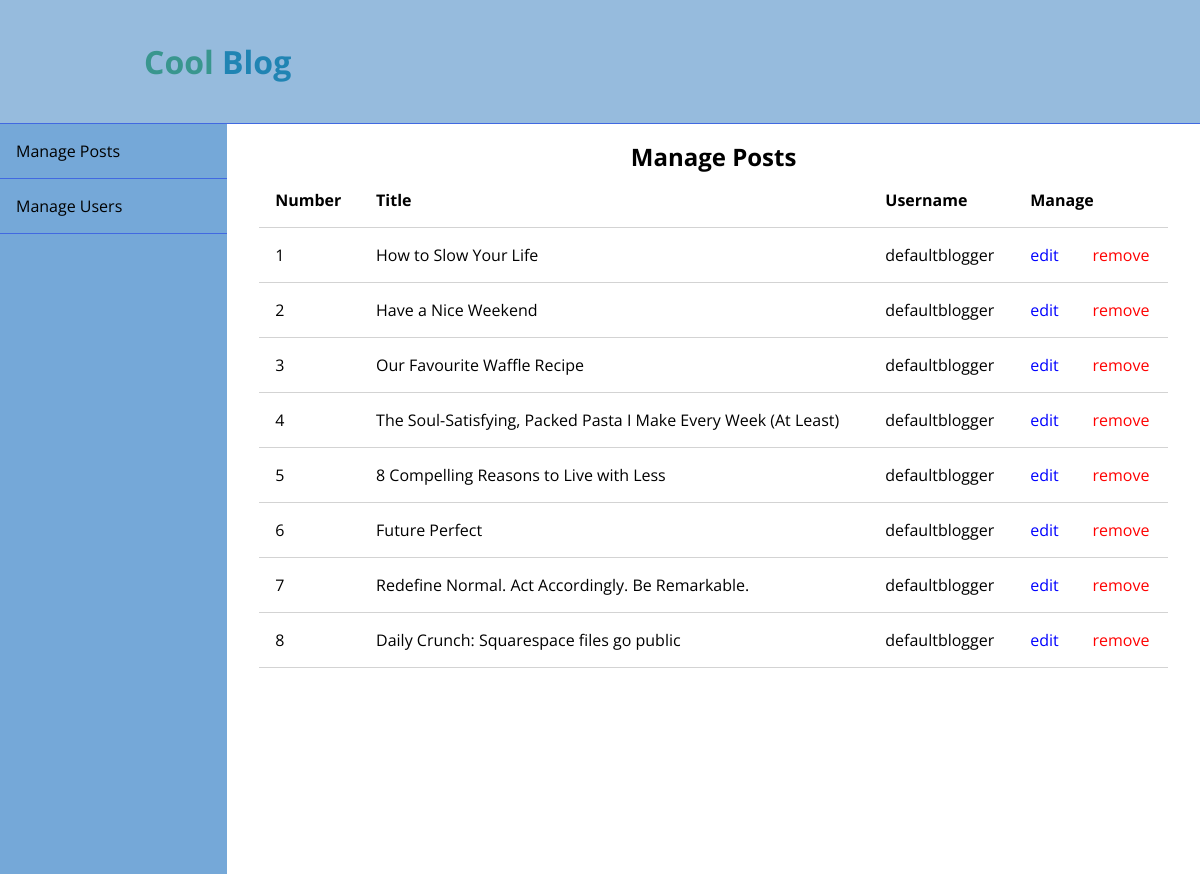
Page /admin/post.php on the committed database.
### tables this page shows
CREATE TABLE `blogs` (
    `username` varchar(255) NOT NULL,
    `title` varchar(255) NOT NULL,
    `category` varchar(255) NOT NULL,
    `picture` varchar(255),
    `content` text NOT NULL,
    `comments` varchar(255)
);

### admin/post.php (the view, shortened to what this page needs)
<!DOCTYPE html>
<?php
$host = "localhost";
$database = "cosc360_project";
$user = "webuser";
$password = "P@ssw0rd";
$connection = mysqli_connect($host, $user, $password, $database);
$error = mysqli_connect_error();
$numrows= null;
if($error != null){
    $output = "<p>Unable to connect to database!</p>";
    exit($output);
}
else
{
    $sql = "SELECT * FROM blogs;";
    $results = mysqli_query($connection, $sql);
    $numrows= mysqli_num_rows($results);
}
?>
<html>
<head>
    <link rel="stylesheet" href="../css/main.css"/>
    <link rel="stylesheet" href="../css/admin.css"/>
</head>
<body >
<header>
    <div class="container">
            <div class="page-name">
                <a class="title" href="../Main.php">Cool<span> Blog</span></a>
            </div>
        </div>
</header>
    <div class="admin-wrapper">
        <div class="sidebar">
            <ul>
                <li><a href="post.php">Manage Posts</a></li>
                <li><a href="users.php">Manage Users</a></li>
            </ul>
        </div>
        <div class="admin-content">
            <div class="content">
                <h3 class="admin-title">Manage Posts</h3>
                <table>
                    <thead>
                        <th>Number</th>
                        <th>Title</th>
                        <th>Username</th>
                        <th colspan="2">Manage</th>
                    </thead>
                    <tbody>
                    <?php
                    for ($x = 1; $x < $numrows; $x++) {
                        echo ' <tr>
                            <td>'.$x.'</td>
                            <td>'.${'blog' . $x}["title"].'</td>
                            <td>'.${'blog' . $x}["user"].'</td>
                            <td><a href="#"class="edit">edit</a></td>
                            <td><a href="removepost.php?titl='.${'blog' . $x}["title"].'"class="remove">remove</a></td>
                        </tr>';
                    }
                    ?>
                    </tbody>
                </table>
            </div>
        </div>
    </div>
</body>
</html>

### css/main.css (style rules this page uses)
body { font-family: 'Open Sans', sans-serif; margin:0; }
.container { margin: 0 2%; padding: 2% 10%; }
a { text-decoration: none; color:black; }
ul { list-style: none; }
h1,h2,h3,h4 { margin:0; }
header { padding: 1em 0; }
.title { font-size: 2.0em; font-weight: bold; color: rgb(57, 150, 142); }
.title > span { color: rgb(32, 132, 179); font-weight: none; }
.content { height: 160px; }

### css/admin.css (style rules this page uses)
header { background-color:rgb(150, 187, 221); border-bottom: 1pt solid royalblue; }
.admin-wrapper { display:flex; height: 750px; }
.admin-wrapper .sidebar { flex:2; background-color:rgb(117, 168, 216); }
.admin-wrapper .sidebar ul { margin:0; padding:0; }
.admin-wrapper .sidebar ul li a { padding: 1em; display:block; border-bottom: 1pt solid royalblue; }
.admin-wrapper .admin-content { flex:8; padding: 1em 2em 1em 2em; }
.admin-wrapper .admin-content .admin-title { text-align: center; font-size: 1.5em; }
.admin-wrapper .admin-content table { border-collapse: collapse; width:100%; }
.admin-wrapper .admin-content table th { text-align: left; padding:1em; border-bottom: 1pt solid lightgray; }
.admin-wrapper .admin-content table td { text-align: left; padding:1em; border-bottom: 1pt solid lightgray; }
.edit { color:blue; }
.remove { color:red; }

### rows in the picture
blogs: title "How to Slow Your Life", username "defaultblogger"
blogs: title "Have a Nice Weekend", username "defaultblogger"
blogs: title "Our Favourite Waffle Recipe", username "defaultblogger"
blogs: title "The Soul-Satisfying, Packed Pasta I Make Every Week (At Least)", username "defaultblogger"
blogs: title "8 Compelling Reasons to Live with Less", username "defaultblogger"
blogs: title "Future Perfect", username "defaultblogger"
blogs: title "Redefine Normal. Act Accordingly. Be Remarkable.", username "defaultblogger"
blogs: title "Daily Crunch: Squarespace files go public", username "defaultblogger"
